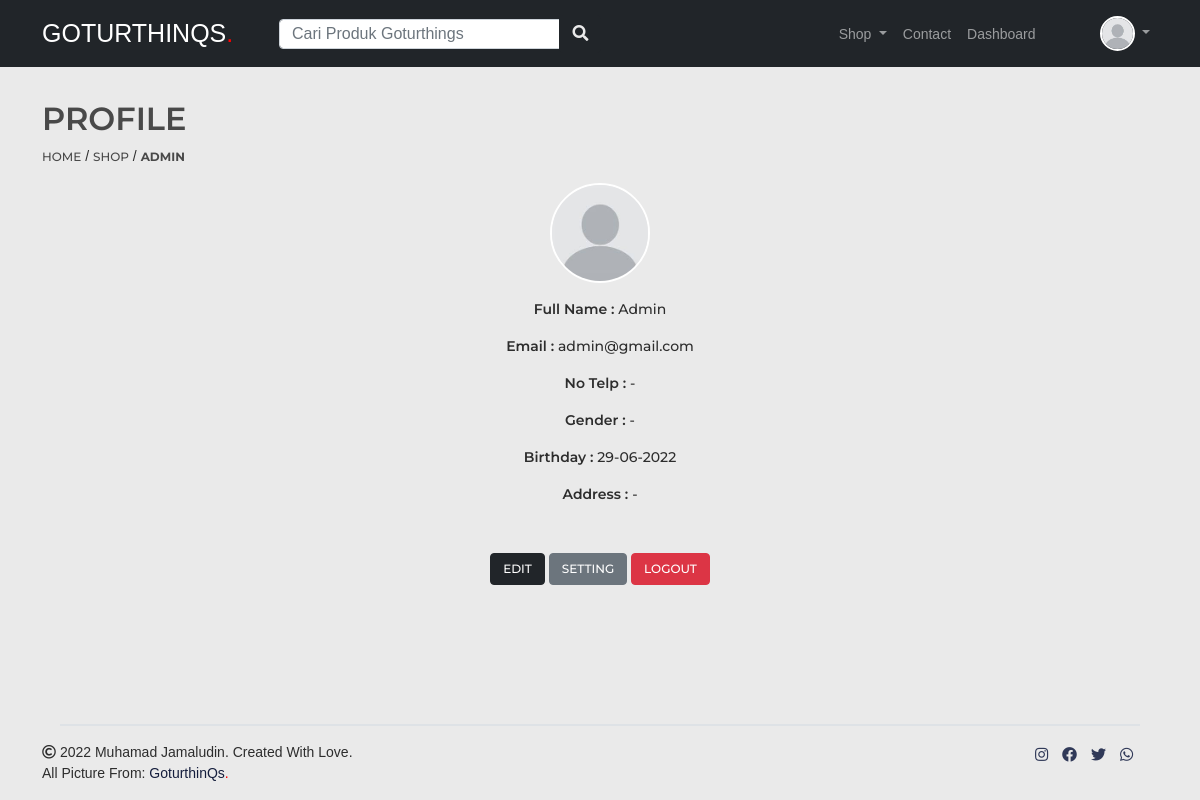
Screenshot of /admin/profile.php (signed in) with the database file from the repository.
### tables this page shows
CREATE TABLE `users` (
  `id` int(11) NOT NULL,
  `username` varchar(50) NOT NULL,
  `email` varchar(250) DEFAULT '',
  `password` varchar(225) DEFAULT NULL,
  `foto` varchar(250) NOT NULL DEFAULT 'default.png',
  `no_telp` char(13) DEFAULT '',
  `alamat` varchar(250) DEFAULT '',
  `level` char(5) DEFAULT NULL,
  `gender` char(6) DEFAULT '-',
  `lahir` date DEFAULT current_timestamp(),
  `status` char(3) DEFAULT 'non',
  `kode_aktifasi` char(6) NOT NULL
);

### admin/functions.php (called while the page is built, shortened)
<?php
function koneksi()
{
  $conn = mysqli_connect('localhost', 'root', '', 'goturthings') or die('KONEKSI GAGAL!!');
    return $conn;
}
function query($query) {
   $conn=koneksi();
     $result = mysqli_query($conn, $query) or die(mysqli_error($conn));
    $rows = [];
    while ($row = mysqli_fetch_assoc($result)) {
        $rows[] = $row;
    }
    return $rows;
}
?>

### admin/profile.php (the view, shortened to what this page needs)
<?php
require 'functions.php';
$level=$_SESSION['level'];
$username=$_SESSION['username'];
$email=$_SESSION['email'];
$profile=query("SELECT * FROM users WHERE email='$email'")[0];
 ?>
<!doctype html>
<html lang="en">
<head>
	<link href="https://cdn.jsdelivr.net/npm/bootstrap@5.0.2/dist/css/bootstrap.min.css" rel="stylesheet"
>
	<link href="https://cdnjs.cloudflare.com/ajax/libs/font-awesome/5.13.0/css/all.min.css" rel="stylesheet">
	<link href="https://unpkg.com/aos@2.3.1/dist/aos.css" rel="stylesheet">
</head>
<body class="d-flex flex-column min-vh-100">
	<nav class="navbar fixed-top navbar-expand-lg navbar-dark bg-dark">
		<div class="container">
			<a class="navbar-brand ms-4 ms-lg-0" id="logo" href="index.php">GoturthinQs<span>.</span></a>
			<form id="bar" action="index.php?mencari#container" method="post" class="d-lg-block" style="display:none;">
				<input class="form-control formm me-lg-2" type="text" placeholder="Cari Produk Goturthings" aria-label="Search"
					name="keyword" autocomplete="off" id="keyword">
			</form>
			<div class="collapse navbar-collapse show" id="navbarScroll" style="animation:slideup ease forwards;">
				<label for="keyword" class="btn btn-dark d-none d-lg-block" id="search"> <a href="index.php?mencari#container"><i
							class="fas fa-search"></i></a> </label>
				<ul class="navbar-nav ms-auto navbar-nav-scroll" style="--bs-scroll-height: 100px;">
					<li class=" nav-item dropdown mt-2">
						<a class="nav-link dropdown-toggle d-lg-block d-none" href="#" id="navbarDropdownMenuLink" role="button"
							data-bs-toggle="dropdown" aria-expanded="false">
							Shop
						</a>
					</li>
					<li class="nav-item d-lg-block d-none mt-2">
						<a class="nav-link" href="contact.php">Contact</a>
					</li>
					<li class="nav-item d-lg-block d-none mt-2">
						<a class="nav-link " href="dashboard.php">Dashboard</a>
					</li>
					<li class=" nav-item dropdown ms-5">
						<a class="nav-link dropdown-toggle  d-none d-lg-block" href="#" id="navbarDropdownMenuLink" role="button"
							data-bs-toggle="dropdown" aria-expanded="false">
							<img id="profile" src="../profile/<?=$profile['foto'];?>" alt="<?=$profile['username']?>"
								title="<?=$profile['username']?>"
								style="width:35px; height:35px; object-fit:cover;border-radius:50%;border:2px solid #ffff;">
						</a>
					</li>
				</ul>
			</div>
		</div>
	</nav>
	<div class="container mb-3" style="margin-top:100px;">
		<div class="col">
			<h3 id="judul">Profile</h3>
		</div>
		<div class="col mb-3">
			<a href="index.php">home</a> / <a href="index.php#container">shop</a> / <a href="#" class="fw-bold"
				id="point"><?= $level; ?></a>
		</div>
		<img id="myImg" src="../profile/<?= $profile["foto"] ?>" class="img-fluid mb-3"
			style="width:100px; height:100px; object-fit:cover;border-radius:50%;border:2px solid white;" title="<?=$profile['username']?>
">
		<p class="text-center" id="profile-text">Full Name : <span
				style="text-transform:capitalize;"><?= $profile['username'] ?>
			</span></p>
		<p class="text-center" id="profile-text">Email : <span><?php
						if($profile['email']==''){echo" -";}?> <?= $profile['email']; ?></span> </p>
		<p class="text-center" id="profile-text">No Telp : <span><?php
						if($profile['no_telp']==''){echo" -";}?> <?= $profile['no_telp']; ?></span></p>
		<p class="text-center" id="profile-text">Gender : <span style="text-transform:capitalize;"><?php
						if($profile['gender']==''){echo" -";}?> <?= $profile['gender']; ?></span></p>
		<?php $lahir=date_create($profile['lahir']); ?>
		<p class="text-center" id="profile-text">Birthday : <span><?= date_format($lahir,"d-m-Y"); ?></span></p>
		<p class="text-center mb-5" id="profile-text">Address : <span><?php
						if($profile['alamat']==''){echo" -";}?> <?= $profile['alamat']; ?></span></p>
		<div class="row text-center mb-5">
			<div class="col">
				<a href="profile-edit.php" class="btn btn-dark" style="color:white;text-decoration:none;">Edit</a>
				<a href="profile-setting.php" class="btn btn-secondary" style="color:white;text-decoration:none;">Setting</a> <a
					href="../logout.php" class="btn btn-danger" style="color:white;text-decoration:none;">Logout</a>
			</div>
		</div>
	</div>
	<div class="border mb-3 mt-auto" style="border-top:black 1px solid;width:90%;margin:auto;"></div>
	<div class="footer container" id="footer">
		<p class=""><i class="far fa-copyright"></i> 2022 <a href="https://www.instagram.com/muhamadjamaludinpad/"
				target="_blank" style="text-decoration:none;	color:#2d2d2d;">Muhamad Jamaludin</a>. Created With Love. <br> All
			Picture
			From: <a href="https://www.instagram.com/goturthings/" target="_blank"
				style="text-decoration:none;	color: #151e3d;">GoturthinQs</a><span style="color:red;">.</span></p>
		<ul class="footer-sosmed d-sm-block d-none">
			<li><a href="https://www.instagram.com/goturthings/" target="_blank"> <i class="fab fa-instagram"></i></a>
			</li>
			<li><a href="https://www.facebook.com/profile.php?id=100078019380277" target="_blank"><i
						class="fab fa-facebook"></i></a></li>
			<li><a href="https://twitter.com/muhjmlpad" target="_blank"><i class="fab fa-twitter"></i></a></li>
			<li><a
					href="https://api.whatsapp.com/send?phone=6283124356686&text=Hallo%20saya%20<?= $username;?>.%20Salam%20kenal%20Admin%20goturthinqs."
					target="_blank"><i class="fab fa-whatsapp"></i></a></li>
		</ul>
	</div>
</body>
</html>

### admin/profile.php (style rules this page uses)
html { scroll-behavior: smooth; }
body { background-color: #eaeaea; font-family: "poppins", sans-serif; color: #2d2d2d; font-size: 14px; }
.navbar-brand { font-weight: 400; font-family: "Libre Bodoni", sans-serif; text-transform: uppercase; }
.navbar-brand span { color: red; }
.formm { height: 30px; }
.fas.fa-search { color: #eaeaea; }
.navbar-brand { font-size: 25px; text-align: center; }
@media (max-width: 1400px) { .formm { position: relative; width: 350px; height: 30px; left: 40%; } }
@media (max-width: 1400px) { #search { position: relative; left: 25%; } }
@media (max-width: 1200px) { .formm { position: relative; width: 290px; height: 30px; left: 10%; } }
@media (max-width: 1200px) { #search { position: relative; left: 2%; } }
.footer-sosmed { padding-right: 20px; text-align: end; }
.footer-sosmed li { list-style: none; display: inline-block; padding: 2px 5px; }
.footer-sosmed a { color: #303958; font-size: 15px; display: inline-block; }
#footer { display: flex; justify-content: space-between; }
#judul { color: rgba(0, 0, 0, 0.692); text-align: left; font-weight: 600; font-family: "Montserrat", sans-serif; text-transform: uppercase; font-size: 32px; }
#point { font-family: "Montserrat", sans-serif; font-weight: 600; }
.container .col a { text-decoration: none; color: rgba(0, 0, 0, 0.692); text-align: left; font-weight: 500; font-family: "Montserrat", sans-serif; text-transform: uppercase; font-size: 12px; }
#profile { transition: 0.3s; }
#profile-text { font-family: "Montserrat", sans-serif; font-weight: 600; font: size 20px; }
#profile-text span { font-family: "Montserrat", sans-serif; font-weight: 500; font: size 20px; }
#myImg { cursor: pointer; transition: 0.3s; display: block; margin-left: auto; margin-right: auto; }

### rows the page displays
users: foto (placeholder picture), username "Admin", email "admin@gmail.com", gender "-", lahir "29-06-2022"

### other values shown
$level "ADMIN"
